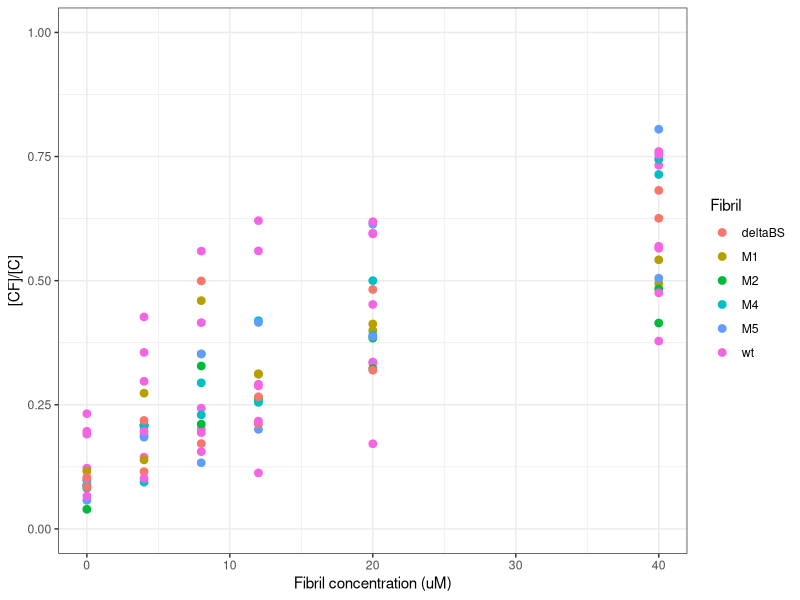
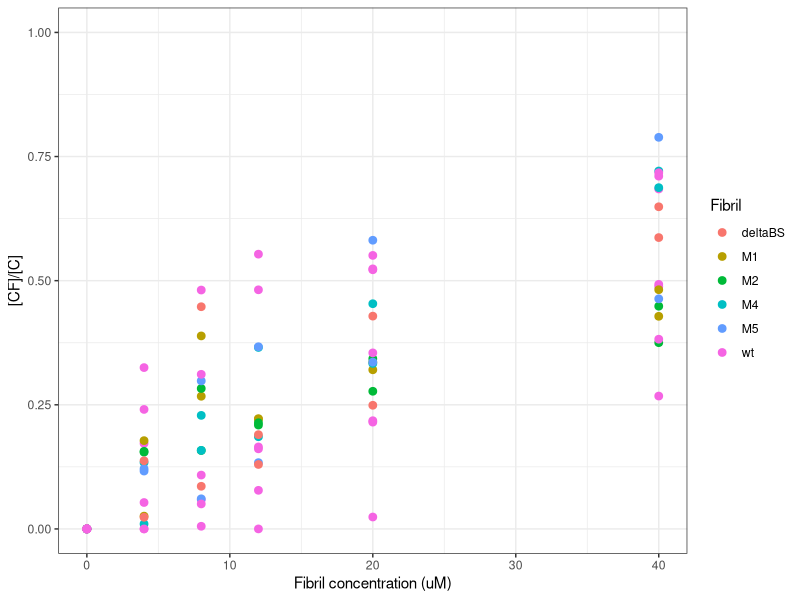
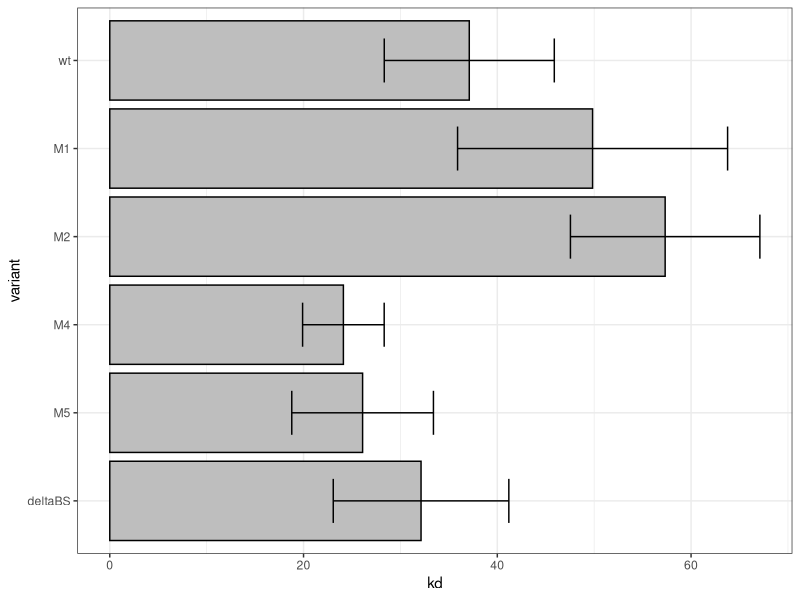

Generate these figures, in order, with R:
setwd("/media/barbitoff/DATA/Working issues/FizGen/Hsp40 mechanisms in vitro/PhD/Disser_v0/Data analysis/Sis1-NM-mutatnts/")
library(ggplot2)
mycol1 = rgb(85, 138, 221, maxColorValue = 255)
mycol2 = rgb(255, 192, 78, maxColorValue = 255)
mycol3 = rgb(255, 121, 177, maxColorValue = 255)
mycol4 = rgb(221, 221, 221, maxColorValue = 255)
mycol5 = rgb(100, 89, 89, maxColorValue = 255)
mycol6 = rgb(0, 189, 189, maxColorValue = 255)

# Change to 'data_nm.csv'
data_nm = read.table('data_mut.csv', sep=',', header=T)
head(data_nm)

data_nm$bound = data_nm$Pellet / (data_nm$Super + data_nm$Pellet)

ggplot(data_nm, aes(x=Ligand, y=bound, col=Fibril)) + geom_point(size=2.3) + 
  scale_y_continuous(limits=c(0, 1)) + theme_bw() + xlab('Fibril concentration (uM)') +
  ylab('[CF]/[C]')

baseline1 = apply(data_nm, 1, function(x) mean(data_nm[data_nm$Fibril == x[4] & data_nm$Ligand == 0, 'bound']))
baseline1

data_nm$corr = ifelse(data_nm$Ligand == 0, 0, (data_nm$bound - baseline1)/(1-baseline1))
data_nm$corr[data_nm$corr < 0] = 0

ggplot(data_nm, aes(x=Ligand, y=corr, col=Fibril)) + geom_point(size=2.3) + 
  scale_y_continuous(limits=c(0, 1)) + theme_bw() + xlab('Fibril concentration (uM)') +
  ylab('[CF]/[C]')

myformula = formula(bound~(1-a)*(Ligand/(K+Ligand))+a)

fit_res = data.frame(variant=NA, kd=NA, kd_se=NA)
for (i in unique(data_nm$Fibril)) {
  bestfit = nls(myformula, data_nm[data_nm$Fibril == i, ], start=list(K=2, a=0))
  result <- data.frame(variant=i, kd=summary(bestfit)$coeff[1], kd_se=summary(bestfit)$coeff[3])
  print(summary(bestfit)$coeff[7])
  fit_res = rbind(fit_res, result)
}
fit_res = na.omit(fit_res)
fit_res


reg.t.test <- function(k.a, k.b, se.a, se.b, df) {
  z = (k.a - k.b)/sqrt(se.a^2 + se.b^2)
  return(pt(abs(z), lower.tail=F, df = df))
}


pvals = c()
for (i in 2:6) {
  pv = reg.t.test(fit_res[1, 2], fit_res[i, 2], fit_res[1, 3], fit_res[i, 3], df=20)
  pvals = c(pvals, pv)
}
pvals
p.adjust(pvals, method='fdr')

fit_res$variant = factor(fit_res$variant, 
          levels=c('deltaBS', 'M5', 'M4', 'M2', 'M1', 'wt'))
ggplot(fit_res, aes(x=variant, y=kd)) + 
  geom_bar(stat='identity', fill='gray', col='black') +
  geom_errorbar(data=fit_res, aes(ymin=kd-kd_se, ymax=kd+kd_se),
                lwd=0.5, width=0.5) + theme_bw() + 
  coord_flip()
